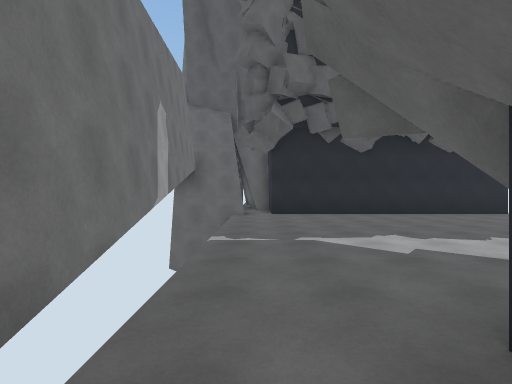
[1] (above)

12 first-person views from a walk through a Unity game level. The camera is 1.5 m above the floor, looks level and sees 85° across. The floor is counted in squares, 2 m on a side. Each view is taken from the middle of a square. On the plan, view 1 faces up. The plan holds only what a view shows up to about 10 squares ahead; the rest is blank. The place goes on beyond the plan.

[2]
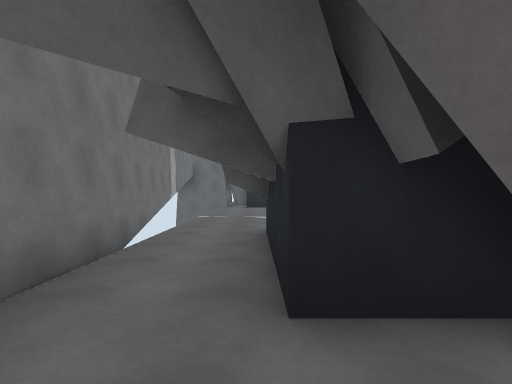

[3]
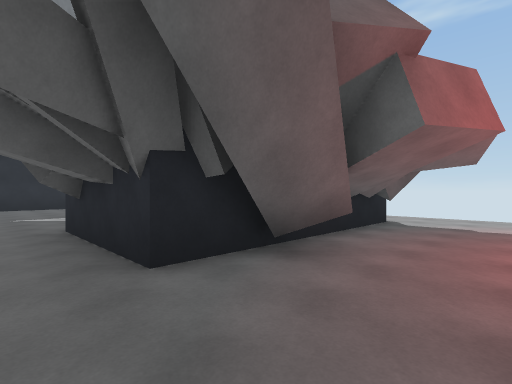

[4]
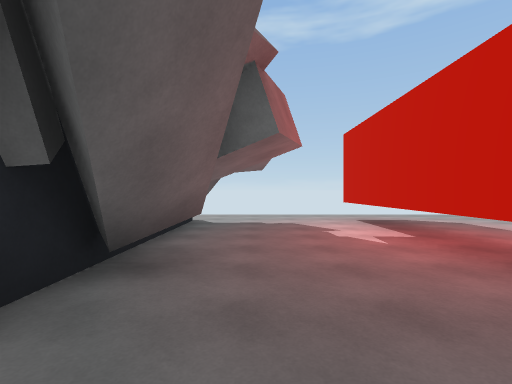

[5]
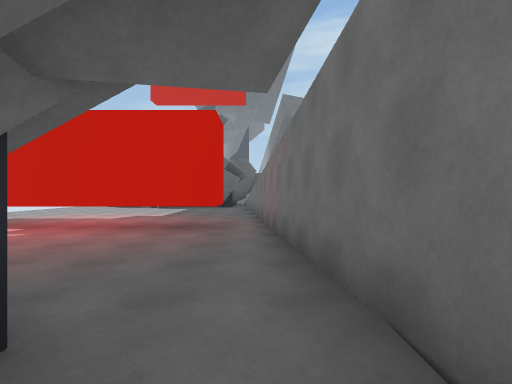

[6]
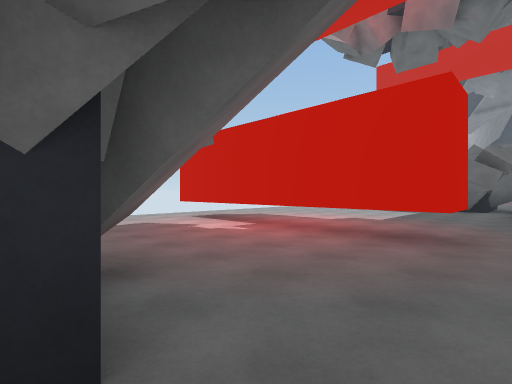

[7]
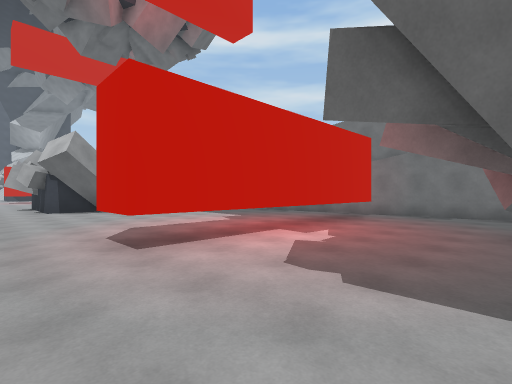

[8]
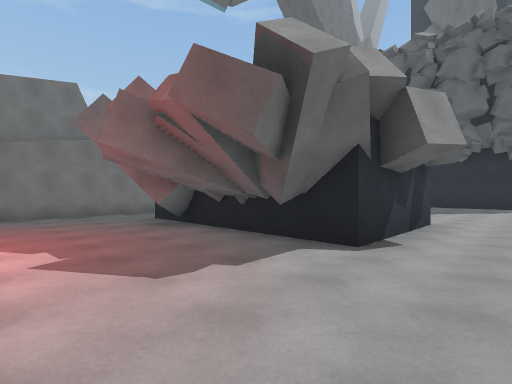

[9]
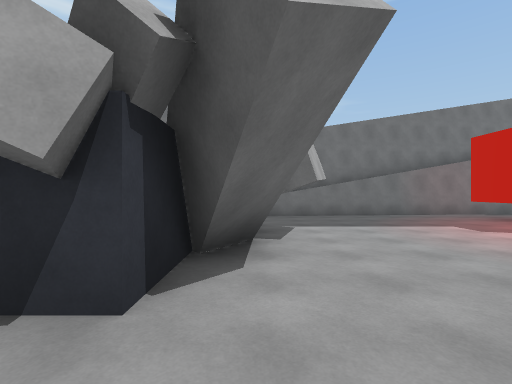

[10]
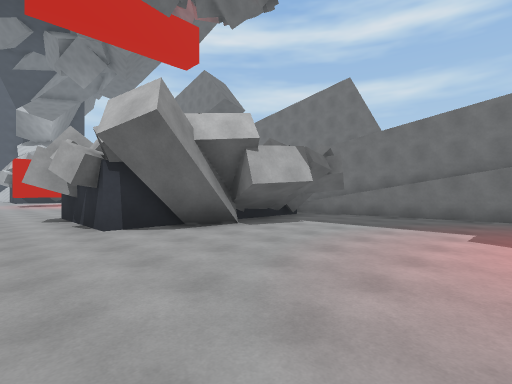

[11]
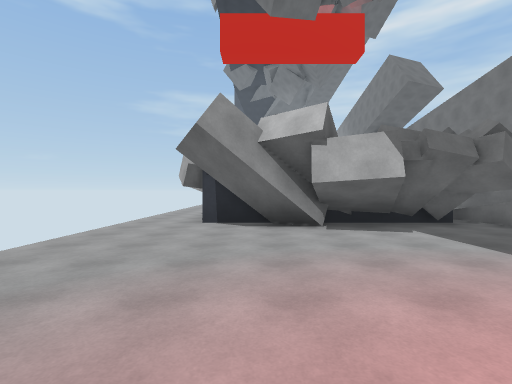

[12]
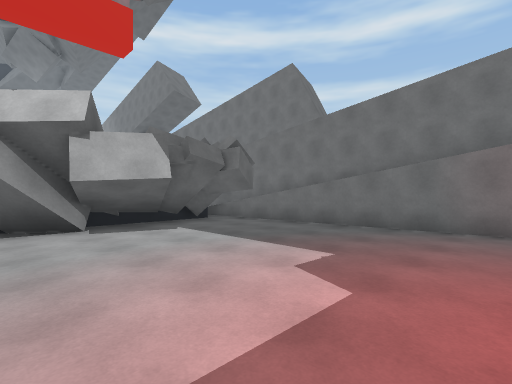

### Floor plan
Key: @ floor where view 1 was taken; # wall or solid block; . floor; / step, stairs or slope; ^ raised ledge; v drop or lower ground; T thing the floor can be seen under or through.
Columns run from 3 left of view 1 to 9 right of it. Each row starts with its distance up from view 1.
 10  ##.    #
  9 ###........
  8  vv........
  7    .........
  6    .........
  5  # ...... ..
  4  ##.....  ..
  3   #....   ...
  2   #...    ...
  1   #..#    #..
  0   #@##    #..
 -1   #..#    #..
 -2   #..######..
 -3   #...#.##...
 -4   #..........
 -5   #..........
 -6   #..........
 -7   #.TTTTTTT..
 -8  /#..........
 -9  /#..........
-10  /##.........
-11    #.........
-12    #.........
-13    ^.........
-14    ^######...
-15    ^#######..
-16    ^      #..

Where each view was taken, in squares from view 1:
view 1: 0 up, 0 right, facing up
view 2: 4 down, 1 right, facing up
view 3: 5 down, 0 right, facing up-right
view 4: 4 down, 0 right, facing right
view 5: 1 down, 0 right, facing down
view 6: 2 down, 0 right, facing down-right
view 7: 3 down, 9 right, facing down-left
view 8: 6 down, 9 right, facing up-left
view 9: 14 down, 9 right, facing left
view 10: 9 down, 9 right, facing down-left
view 11: 8 down, 6 right, facing down
view 12: 8 down, 6 right, facing down-left
